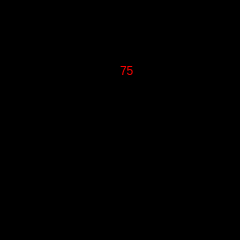
<?xml version="1.0" encoding="UTF-8"?>
<ui version="4.0">
 <class>Heart</class>
 <widget class="QMainWindow" name="Heart">
  <property name="geometry">
   <rect>
    <x>0</x>
    <y>0</y>
    <width>240</width>
    <height>240</height>
   </rect>
  </property>
  <property name="minimumSize">
   <size>
    <width>240</width>
    <height>240</height>
   </size>
  </property>
  <property name="maximumSize">
   <size>
    <width>240</width>
    <height>240</height>
   </size>
  </property>
  <property name="sizeIncrement">
   <size>
    <width>240</width>
    <height>240</height>
   </size>
  </property>
  <property name="baseSize">
   <size>
    <width>240</width>
    <height>240</height>
   </size>
  </property>
  <property name="windowTitle">
   <string>MainWindow</string>
  </property>
  <property name="autoFillBackground">
   <bool>false</bool>
  </property>
  <property name="styleSheet">
   <string notr="true">background-color: rgb(0, 0, 0);</string>
  </property>
  <widget class="QWidget" name="centralwidget">
   <widget class="QLabel" name="Tay">
    <property name="geometry">
     <rect>
      <x>0</x>
      <y>10</y>
      <width>231</width>
      <height>221</height>
     </rect>
    </property>
    <property name="text">
     <string/>
    </property>
    <property name="pixmap">
     <pixmap>Icon/icons8_trust_200px.png</pixmap>
    </property>
    <property name="scaledContents">
     <bool>true</bool>
    </property>
   </widget>
   <widget class="QLabel" name="Good">
    <property name="geometry">
     <rect>
      <x>130</x>
      <y>80</y>
      <width>41</width>
      <height>41</height>
     </rect>
    </property>
    <property name="text">
     <string/>
    </property>
    <property name="pixmap">
     <pixmap>Icon/icons8_heart_health_48px.png</pixmap>
    </property>
    <property name="scaledContents">
     <bool>true</bool>
    </property>
   </widget>
   <widget class="QLabel" name="Nogood">
    <property name="geometry">
     <rect>
      <x>130</x>
      <y>80</y>
      <width>41</width>
      <height>41</height>
     </rect>
    </property>
    <property name="text">
     <string/>
    </property>
    <property name="pixmap">
     <pixmap>Icon/icons8_hypertension_60px.png</pixmap>
    </property>
    <property name="scaledContents">
     <bool>true</bool>
    </property>
   </widget>
   <widget class="QLabel" name="NhipTim">
    <property name="geometry">
     <rect>
      <x>120</x>
      <y>60</y>
      <width>51</width>
      <height>21</height>
     </rect>
    </property>
    <property name="styleSheet">
     <string notr="true">font: 18pt &quot;alarm clock&quot;;
color: rgb(255, 0, 0);</string>
    </property>
    <property name="text">
     <string>75</string>
    </property>
   </widget>
   <zorder>Tay</zorder>
   <zorder>NhipTim</zorder>
   <zorder>Nogood</zorder>
   <zorder>Good</zorder>
  </widget>
 </widget>
 <resources/>
 <connections/>
</ui>
